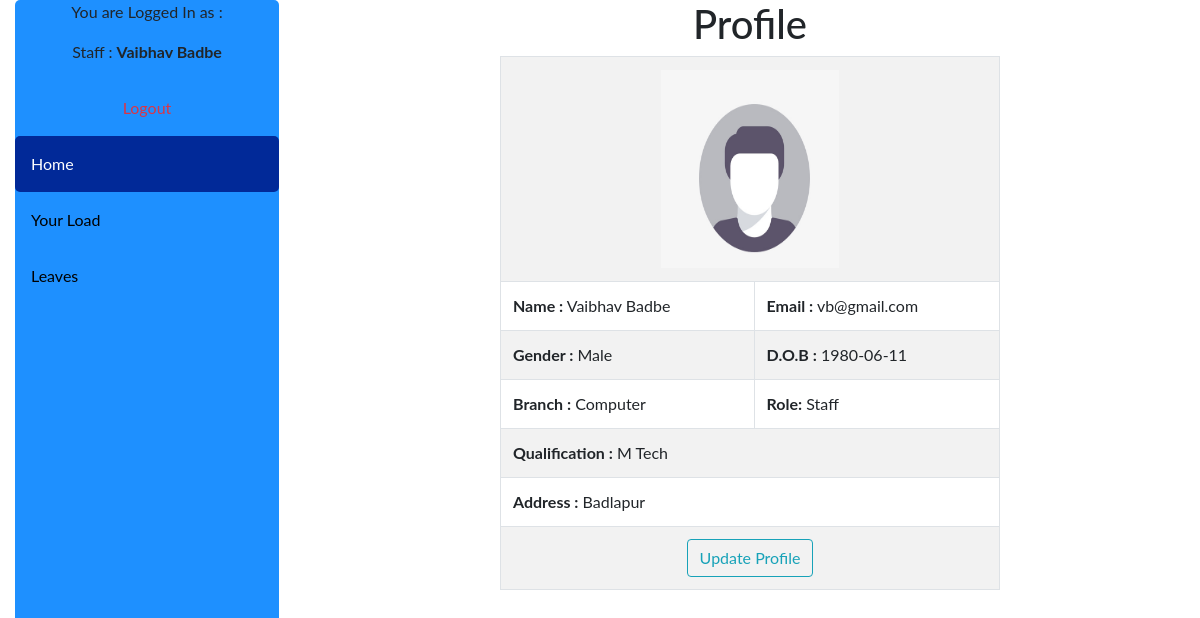
Screenshot of /staff/staffhome.php (signed in) with the database file from the repository.
### tables this page shows
CREATE TABLE `members` (
  `id` int(255) NOT NULL,
  `username` varchar(255) NOT NULL,
  `email` varchar(255) NOT NULL,
  `password` varchar(255) NOT NULL,
  `role` varchar(255) NOT NULL,
  `gender` varchar(255) NOT NULL,
  `dob` varchar(255) NOT NULL,
  `branch` varchar(255) NOT NULL,
  `qualification` varchar(255) NOT NULL,
  `address` varchar(255) NOT NULL,
  `image` longblob NOT NULL,
  `docs` varchar(255) NOT NULL
);

### staff/staffhome.php (the view, shortened to what this page needs)
<!doctype html>
<html>
<head>
    <link rel="stylesheet" href="https://maxcdn.bootstrapcdn.com/bootstrap/4.1.3/css/bootstrap.min.css">
    <link rel="stylesheet" href="https://use.fontawesome.com/releases/v5.6.3/css/all.css">
</head>
<body>
    <div class="container-fluid">
    <div class="row">
      <div class="col-lg-3 col-sm-3" >
      <div class="sidebar">
         <div>
            <?php  if (isset($_SESSION['username'])) : ?>
             <p style="text-align: center">You are Logged In as :</p>
             <p style="text-align: center">Staff : <strong><?php echo $_SESSION['username']; ?></strong></p>
             <a href="../logout.php" class="text-center text-danger">Logout</a>
            <?php endif ?>
         </div>
          <a class="active" href="staffhome.php">Home</a>
          <a href="yourload.php">Your Load</a>
          <a href="applyleave.php">Leaves</a>
      </div>
          </div>
    <div class="col-lg-9 col-sm-9">
      <h1 class="text-center">Profile</h1>
        <table class="table table-bordered table-striped" style="max-width:500px; margin:auto">
           <?php
           $db = mysqli_connect("localhost", "root", "", "sllm");
           $sql = "SELECT * FROM members WHERE username = '".$_SESSION['username']."' ";
           $result = mysqli_query($db, $sql);
           while($res = mysqli_fetch_array($result)){
          ?>
           <tr class="imgtr">
           <td colspan="2"><?php echo "<div id='img_div'>";
                    echo "<img src='../uploads/".$res['image']."' >";
                    echo "</div>"; ?></td>
            </tr>
            <tr>
            <td><b>Name :</b> <?php echo $res['username']; ?></td>
            <td><b>Email :</b> <?php echo $res['email']; ?></td>
            </tr>
            <tr>
            <td><b>Gender :</b> <?php echo $res['gender']; ?></td>
            <td><b>D.O.B :</b> <?php echo $res['dob']; ?></td>
            </tr>
            <tr>
            <td><b>Branch :</b> <?php echo $res['branch']; ?></td>
            <td><b>Role:</b> <?php echo $res['role']; ?></td>
            </tr>
            <tr>
            <td colspan="2"><b>Qualification :</b> <?php echo $res['qualification']; ?></td>
            </tr>
            <tr>
              <td colspan="2"><b>Address :</b> <?php echo $res['address']; ?></td>
            </tr>
            <tr>
            <td class="text-center" colspan="2"><a style="text-decoration:none" class="btn btn-outline-info" href="updatestaff.php?id=<?php echo $res['id']; ?>">Update Profile</a></td>
            </tr>
         <?php
           }
         ?>
        </table>
    </div>
  </div>
  </div>
</body>
</html>

### staff/staffhome.php (style rules this page uses)
body { margin: 0; font-family: "Lato", sans-serif; }
.sidebar { margin: 0; padding: 0; width: 22%; background-color: dodgerblue; position: fixed; height: 100%; overflow: auto; border-radius: 5px; }
.sidebar a { display: block; color: black; padding: 16px; text-decoration: none; border-radius: 5px; }
.sidebar a.active { background-color: #012998; color: white; border-radius: 5px; }
img { padding: 1px; width: 180px; height: 200px; }
.imgtr { text-align: center; }

### rows the page displays
members: image (picture), username "Vaibhav Badbe", email "vb@gmail.com", gender "Male", dob "1980-06-11", branch "Computer", role "Staff", qualification "M Tech", address "Badlapur"

### other values shown
$_SESSION['username'] "Vaibhav Badbe"
